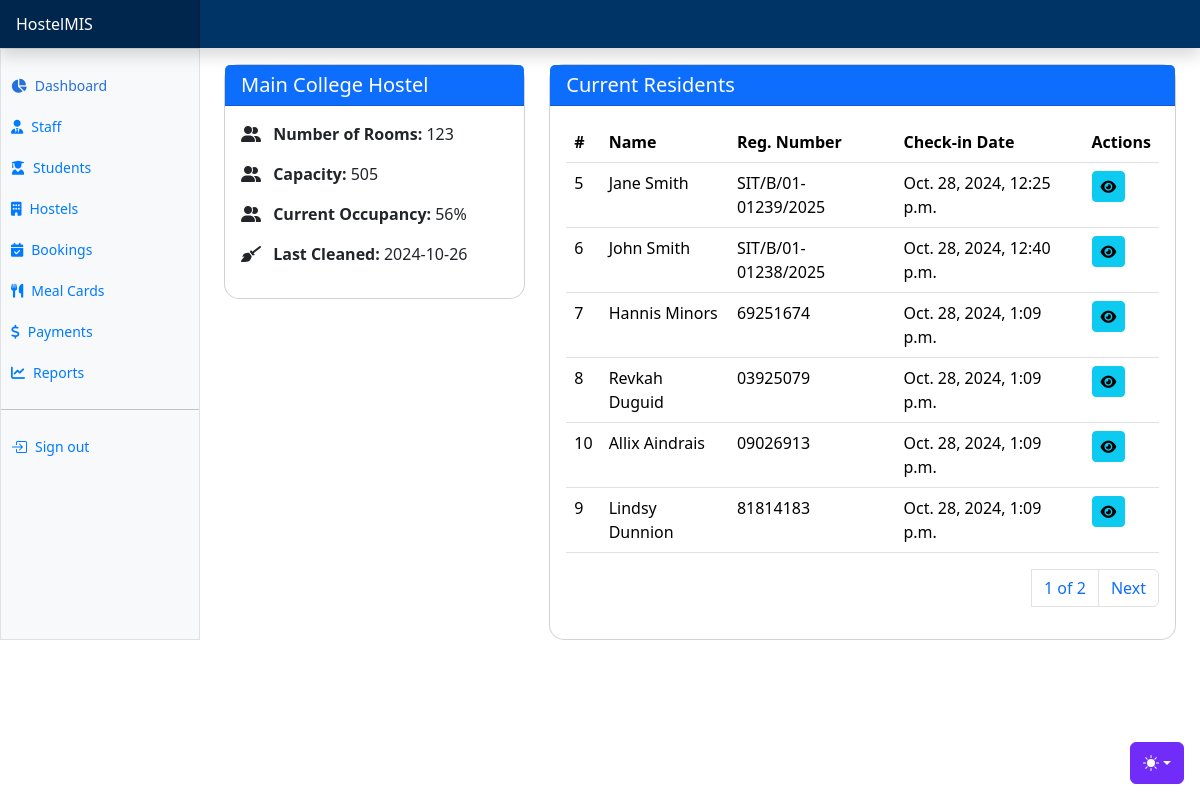
Screenshot of /hostels/1/details with the database file from the repository.
### apps/hostels/models.py (models this page shows, shortened)
class Hostel(AbsoluteBaseModel):
    name = models.CharField(max_length=255)
    rooms = models.IntegerField(default=1)
    capacity = models.IntegerField(default=1)

### apps/students/models.py (models this page shows, shortened)
class Student(AbsoluteBaseModel):
    user = models.OneToOneField("users.User", on_delete=models.CASCADE)
    registration_number = models.CharField(max_length=255)
    guardian_name = models.CharField(max_length=255, null=True)
    guardian_phone_number = models.CharField(max_length=255, null=True)
    status = models.CharField(max_length=255, choices=STUDENT_STATUS_CHOICES)
    room_assigned = models.ForeignKey("hostels.HostelRoom", on_delete=models.CASCADE, null=True)
    hostel_assigned = models.ForeignKey("hostels.Hostel", on_delete=models.CASCADE, null=True, related_name="hostelstudents")

### apps/users/models.py (models this page shows, shortened)
class User(AbstractUser, AbsoluteBaseModel):
    role = models.ForeignKey(UserRole, on_delete=models.CASCADE, null=True)
    gender = models.CharField(max_length=10, choices=GENDER_CHOICES)
    phone_number = models.CharField(max_length=255)
    address = models.CharField(max_length=255, null=True)
    city = models.CharField(max_length=255, null=True)
    country = models.CharField(max_length=255, null=True)
    date_of_birth = models.DateField(default="1999-10-10")
    def name(self):
        return f"{self.first_name} {self.last_name}"

### apps/hostels/views.py (the view)
# urls.py: path("<int:id>/details", hostel_details, name="hostel-details"),
def hostel_details(request, id):
    hostel = Hostel.objects.get(id=id)
    hostel_students = Student.objects.filter(room_assigned__hostel_id=id)
    students = Student.objects.all()
    paginator = Paginator(hostel_students, 6)
    page_number = request.GET.get("page")
    page_obj = paginator.get_page(page_number)
    context = {
        "hostel": hostel,
        "page_obj": page_obj,
        "students": students,
    }
    return render(request, "hostels/hostel_details.html", context)

### templates/hostels/hostel_details.html (shortened to what this page needs)
{% extends "base.html" %}
{% block content %}
<div class="row">
    <div class="col-md-4 mb-4">
        <div class="card">
            <div class="card-header bg-primary text-white">
                <h5 class="card-title mb-0">{{hostel.name}}</h5>
            </div>
            <div class="card-body">
                <div class="mb-3">
                    <i class="fas fa-user-friends me-2"></i>
                    <strong>Number of Rooms:</strong> {{hostel.rooms}}
                </div>
                <div class="mb-3">
                    <i class="fas fa-user-friends me-2"></i>
                    <strong>Capacity:</strong> {{hostel.capacity}}
                </div>
                <div class="mb-3">
                    <i class="fas fa-user-friends me-2"></i>
                    <strong>Current Occupancy:</strong> 56%
                </div>
                <div class="mb-3">
                    <i class="fas fa-broom me-2"></i>
                    <strong>Last Cleaned:</strong> 2024-10-26
                </div>
            </div>
        </div>
    </div>
    <div class="col-md-8">
        <div class="card">
            <div class="card-header bg-primary text-white d-flex justify-content-between align-items-center">
                <h5 class="card-title mb-0">Current Residents</h5>
            </div>
            <div class="card-body">
                <div class="table-responsive">
                    <table class="table table-hover">
                        <thead>
                            <tr>
                                <th>#</th>
                                <th>Name</th>
                                <th>Reg. Number</th>
                                <th>Check-in Date</th>
                                <th>Actions</th>
                            </tr>
                        </thead>
                        <tbody>
                            {% for student in page_obj %}
                            <tr>
                                <td>{{student.id}}</td>
                                <td>{{student.user.name}}</td>
                                <td>{{student.registration_number}}</td>
                                <td>{{student.created_on}}</td>
                                <td>
                                    <a href="{% url 'student-details' student.id %}" class="btn btn-sm btn-info me-1">
                                        <i class="fas fa-eye"></i>
                                    </a>
                                </td>
                            </tr>
                            {% endfor %}
                        </tbody>
                    </table>
                    <div>
                        <nav aria-label="Page navigation example">
                          <ul class="pagination justify-content-end">
                            <a class="page-link" href="#">{{ page_obj.number }} of {{ page_obj.paginator.num_pages }}</a>
                            {% if page_obj.has_next %}
                            <li class="page-item"><a class="page-link" href="?page={{ page_obj.next_page_number }}">Next</a></li>
                            {% endif %}
                          </ul>
                        </nav>
                      </div>
                </div>
            </div>
        </div>
    </div>
</div>
{% endblock content %}

### templates/base.html (style rules this page uses)
.card { border-radius: 15px; }

### rows the page displays
Hostel: name "Main College Hostel", rooms "123", capacity "505"
Student: id "5", user.name "Jane Smith", registration_number "SIT/B/01-01239/2025", created_on "Oct. 28, 2024, 12:25 p.m."
Student: id "6", user.name "John Smith", registration_number "SIT/B/01-01238/2025", created_on "Oct. 28, 2024, 12:40 p.m."
Student: id "7", user.name "Hannis Minors", registration_number "69251674", created_on "Oct. 28, 2024, 1:09 p.m."
Student: id "8", user.name "Revkah Duguid", registration_number "03925079", created_on "Oct. 28, 2024, 1:09 p.m."
Student: id "10", user.name "Allix Aindrais", registration_number "09026913", created_on "Oct. 28, 2024, 1:09 p.m."
Student: id "9", user.name "Lindsy Dunnion", registration_number "81814183", created_on "Oct. 28, 2024, 1:09 p.m."

### other values shown
{{ page_obj.number }} "1"
{{ page_obj.paginator.num_pages }} "2"
